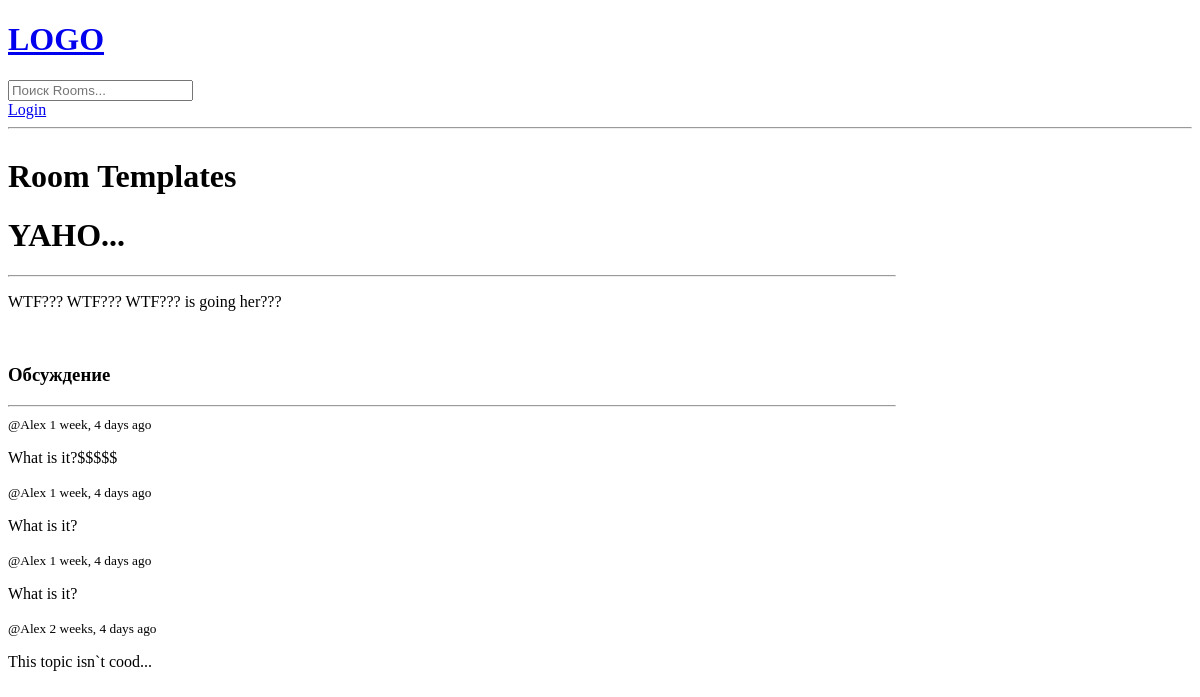
Page /room/3 on the earlier database version.
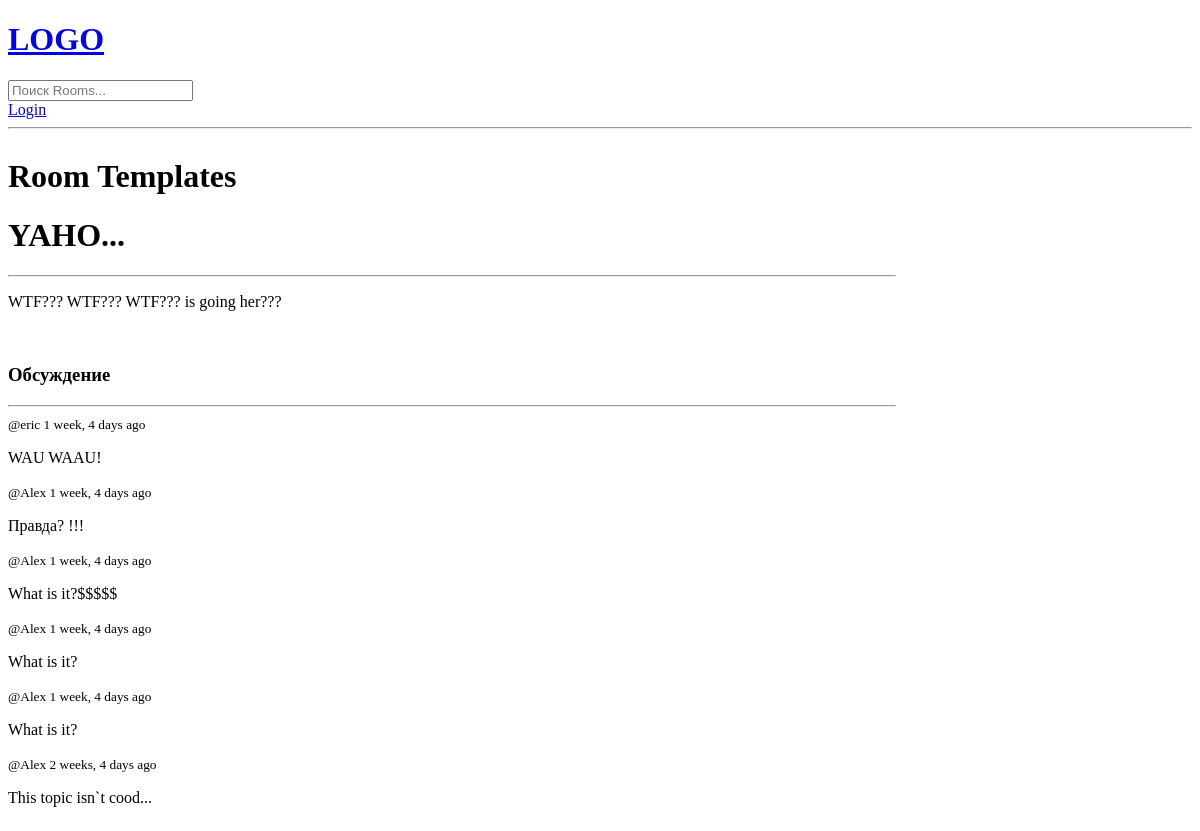
Same page on the later database version.
### Base/models.py (models this page shows, shortened)
class Message(models.Model):
    users = models.ForeignKey(User, on_delete=models.CASCADE)
    room = models.ForeignKey(Room, on_delete=models.CASCADE)
    body = models.TextField()
    update = models.DateTimeField(auto_now=True)
    created = models.DateTimeField(auto_now_add=True)
    class Meta:
        ordering = ['-update', '-created'] # класс, позволяющий сортировать по дате создания/обновления

### Base/views.py (the view, shortened to what this page needs)
# urls.py: path('room/<str:pk>', views.room, name='room'),
def room(request, pk):
    room = Room.objects.get(id=pk)
    room_messages = room.message_set.all()  # .order_by('-created')сортировка по убыванию
    participants = room.participants.all()
    context = {'room': room, 'room_messages': room_messages, 'participants': participants} # для получения доступа внутри комнаты через словарь
    return render(request, 'Base/room.html', context)

### Base/templates/Base/room.html (shortened to what this page needs)
{% extends 'main.html' %}
{% block content %}
<div class="room-container">
    <div>
        <h1>Room Templates </h1>
        <h1>{{ room.name }}</h1>
        <hr>
        <p>{{ room.description }}</p><br>
        <div class="comment-wrapper">
            <h3>Обсуждение</h3>
            <hr>
            {% for message in room_messages %}
                <div>
                    <small>@{{message.users}} {{message.created|timesince}} ago</small>
                    <p>{{ message.body }}</p>
                </div>
            {% endfor %}
        </div>
{% endblock content%}

Differences in the rows shown:
added Message: users "eric", created "1 week, 4 days", body "WAU WAAU!"
added Message: users "Alex", created "1 week, 4 days", body "Правда? !!!"
